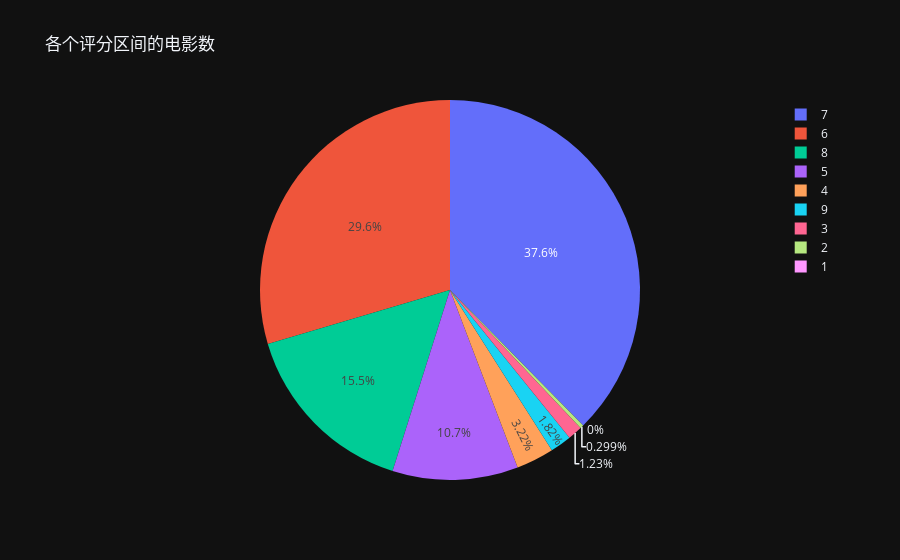

Notebook source saved alongside this figure:
### Code cell
fig2 = px.pie(ratingNum,
              values = "Num",
              names = "rating_from", 
              title = "各个评分区间的电影数"

             )
fig2.show()

### Figure 1 — Plotly figure (JSON) as saved in the notebook; plotly's stock layout.template omitted (floating-point values rounded to 4 significant figures)
{"data": [{"domain": {"x": [0.0, 1.0], "y": [0.0, 1.0]}, "hovertemplate": "rating_from=%{label}<br>Num=%{value}<extra></extra>", "labels": [1, 2, 3, 4, 5, 6, 7, 8, 9], "legendgroup": "", "name": "", "showlegend": true, "values": [0, 94, 387, 1011, 3358, 9300, 11835, 4884, 572], "type": "pie"}], "layout": {"legend": {"tracegroupgap": 0}, "title": {"text": "各个评分区间的电影数"}}}
